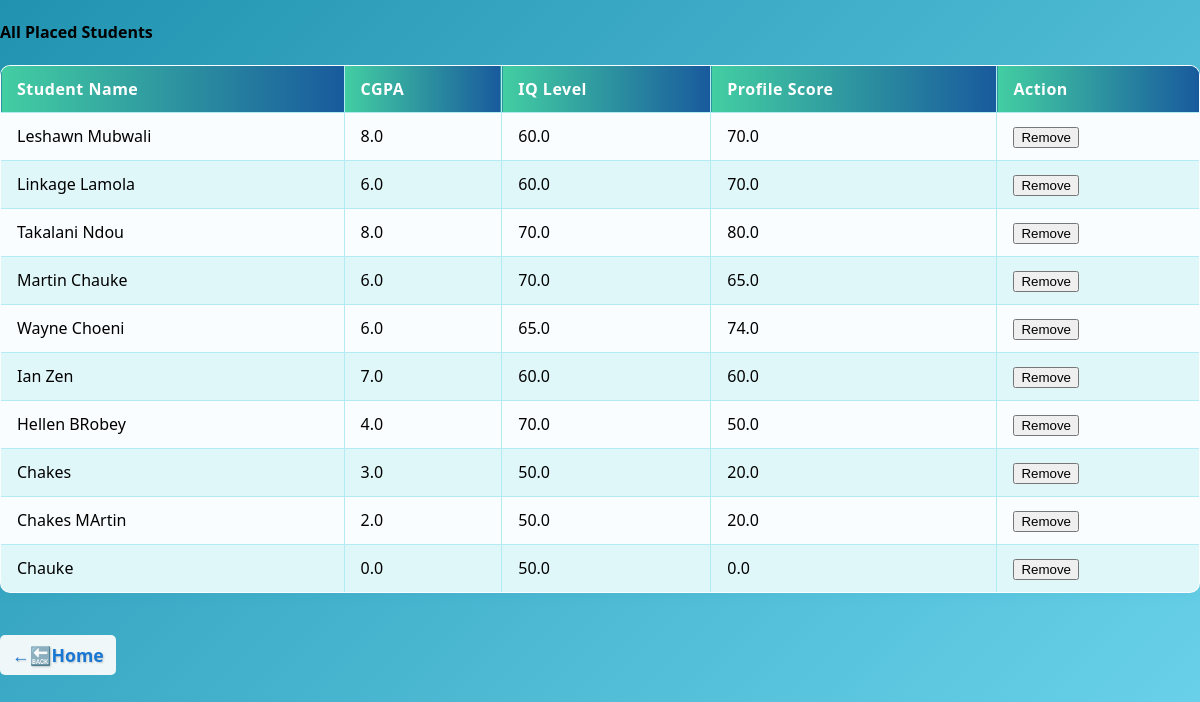
/my_placed_students (signed in), run on an earlier commit of the app's database.
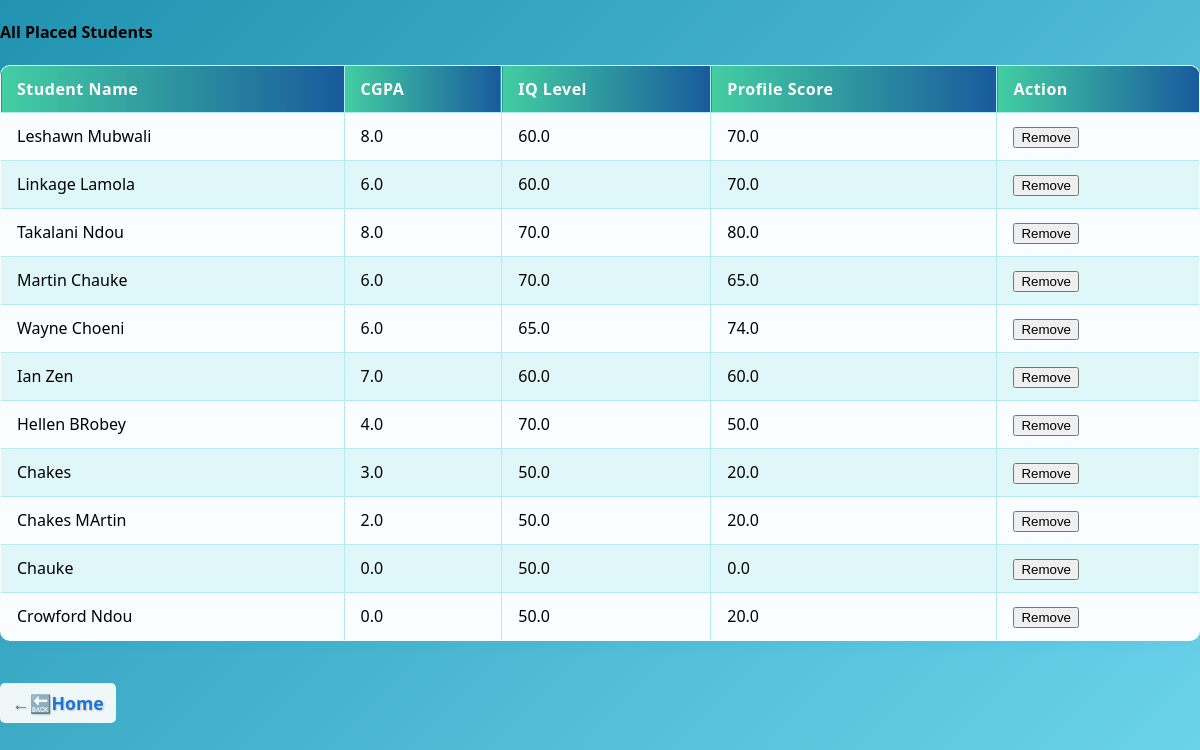
And on a later commit of the database.
### tables this page shows
CREATE TABLE placed_students(
        Id INTEGER PRIMARY KEY AUTOINCREMENT,
        User_id INTEGER,
        Student_name TEXT NOT NULL,
        CGPA REAL,
        IQ_level REAL,
        Profile_score REAL,
        FOREIGN KEY(User_id) REFERENCES users(id)
    );

### app.py (the view)
@app.route("/my_placed_students")
@login_required
def my_placed_students():
    user_id=session.get("user_id")
    conn=get_db_connection()
    placed_students=conn.execute("SELECT * FROM placed_students WHERE User_id=?", (user_id,)).fetchall()
    conn.close()
    return render_template("my_placed_students.html", placed_students=placed_students)

### app.py (called while the page is built)
def get_db_connection():
    conn=sqlite3.connect(DATABASE)
    conn.row_factory=sqlite3.Row
    return conn

def login_required(f):
    @wraps(f)
    def wrapper(*args,**kwargs):
        if "user_id" not in session:
            flash("Please log in to continue.","warning")
            return redirect(url_for("login"))
        return f(*args,**kwargs)
    return wrapper

### templates/my_placed_students.html (shortened to what this page needs)
<!DOCTYPE html>
<html>
<head>
</head>
<body>
    {% if placed_students %}
<h4 class="mt-5 mb-3">All Placed Students</h4>
<div style="overflow-x:auto;">
  <table class="table" border="1" cellpadding="8" style="width:100%;background:#fafdff">
    <thead>
      <tr style="background: linear-gradient(90deg,#43cea2 0%, #185a9d 100%); color:#fff;">
        <th>Student Name</th>
        <th>CGPA</th>
        <th>IQ Level</th>
        <th>Profile Score</th>
        <th>Action</th>
      </tr>
    </thead>
    <tbody>
      {% for student in placed_students %}
      <tr>
        <td>{{ student.Student_name }}</td>
        <td>{{ student.CGPA }}</td>
        <td>{{ student.IQ_level }}</td>
        <td>{{ student.Profile_score }}</td>
        <td>
            <form method="post" style="display:inline;">
              <button type="submit" class="remove-btn" onclick="return confirm('Are you sure want to remove {{ student.Student_name }}?')">Remove</button>
            </form>
        </td>
      </tr>
      {% endfor %}
    </tbody>
  </table>
  <a style="margin-top: 20px; display: inline-block; background-color: #f0f7f8; text-shadow: 1px 1px 2px rgba(0,0,0,0.2);
  border-radius: 5px; padding: 8px 12px;" href="{{ url_for('home')}}" class="back-link" >&larr;🔙Home</a>
</div>
{% else %}
  <p class="mt-5">No students placed yet!</p>
{% endif %}
</body>
</html>

### templates/my_placed_students.html (style rules this page uses)
body { font-family: 'Segoe UI', Arial, sans-serif; margin: 0; padding: 0; background: linear-gradient(135deg, #2193b0 0%, #6dd5ed 100%); min-height: 100vh; }
table { border-collapse: collapse; width: 100%; background: #fafdff; margin-bottom: 22px; border-radius: 10px; overflow: hidden; box-shadow: 0 2px 12px rgba(33,147,176,0.07); }
th, td { border: 1px solid #b2ebf2; padding: 12px 16px; text-align: left; }
th { background: linear-gradient(90deg, #43cea2 0%, #185a9d 100%); color: #fff; font-weight: 600; letter-spacing: 0.5px; }
tr:nth-child(even) { background: #e0f7fa; }
.back-link { text-decoration: none; color: #1976d2; font-weight: bold; font-size: 1.1em; margin-top: 10px; display: inline-block; }

What changed in the data, as far as the page shows it:
added placed_students: Student_name "Crowford Ndou", CGPA "0.0", IQ_level "50.0", Profile_score "20.0"
